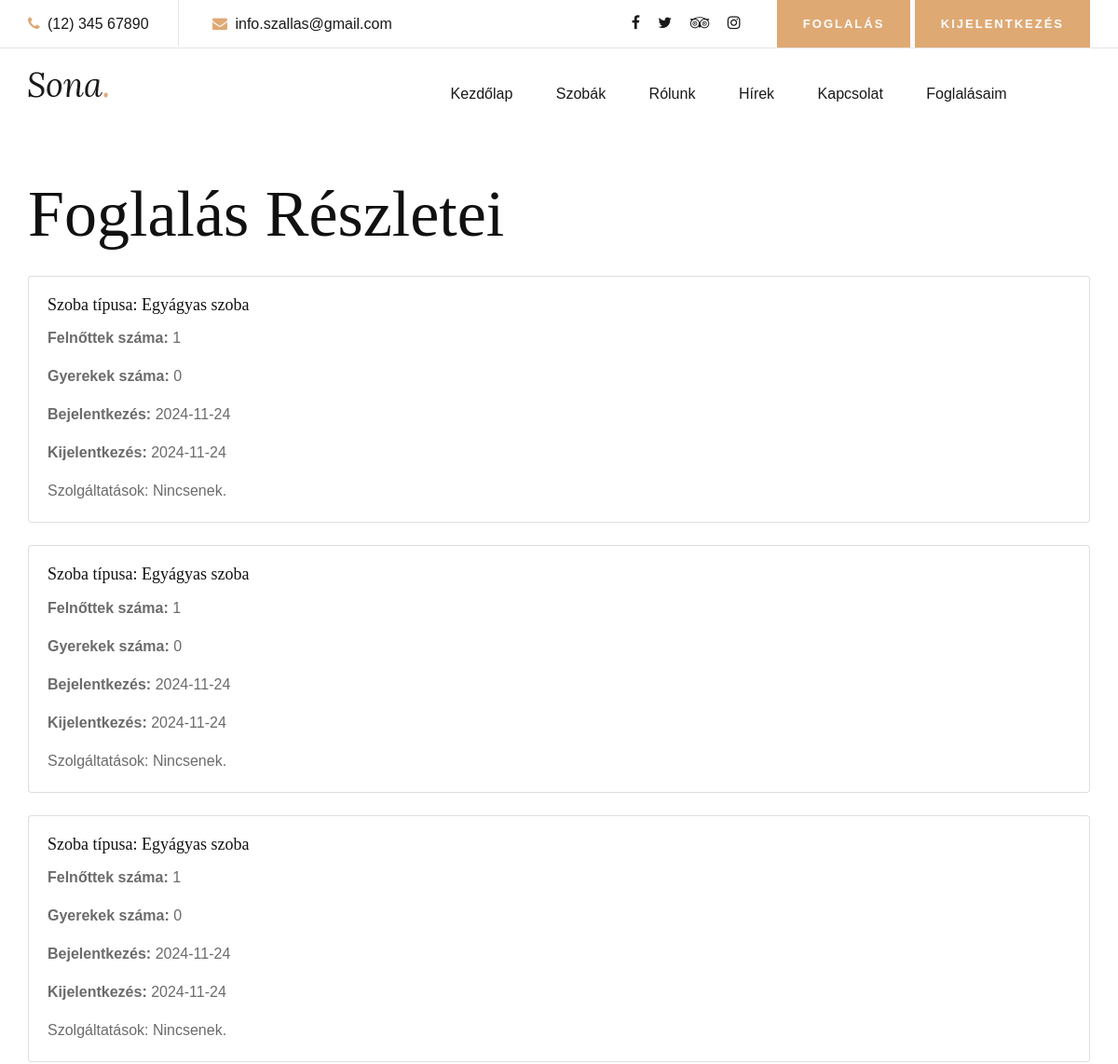
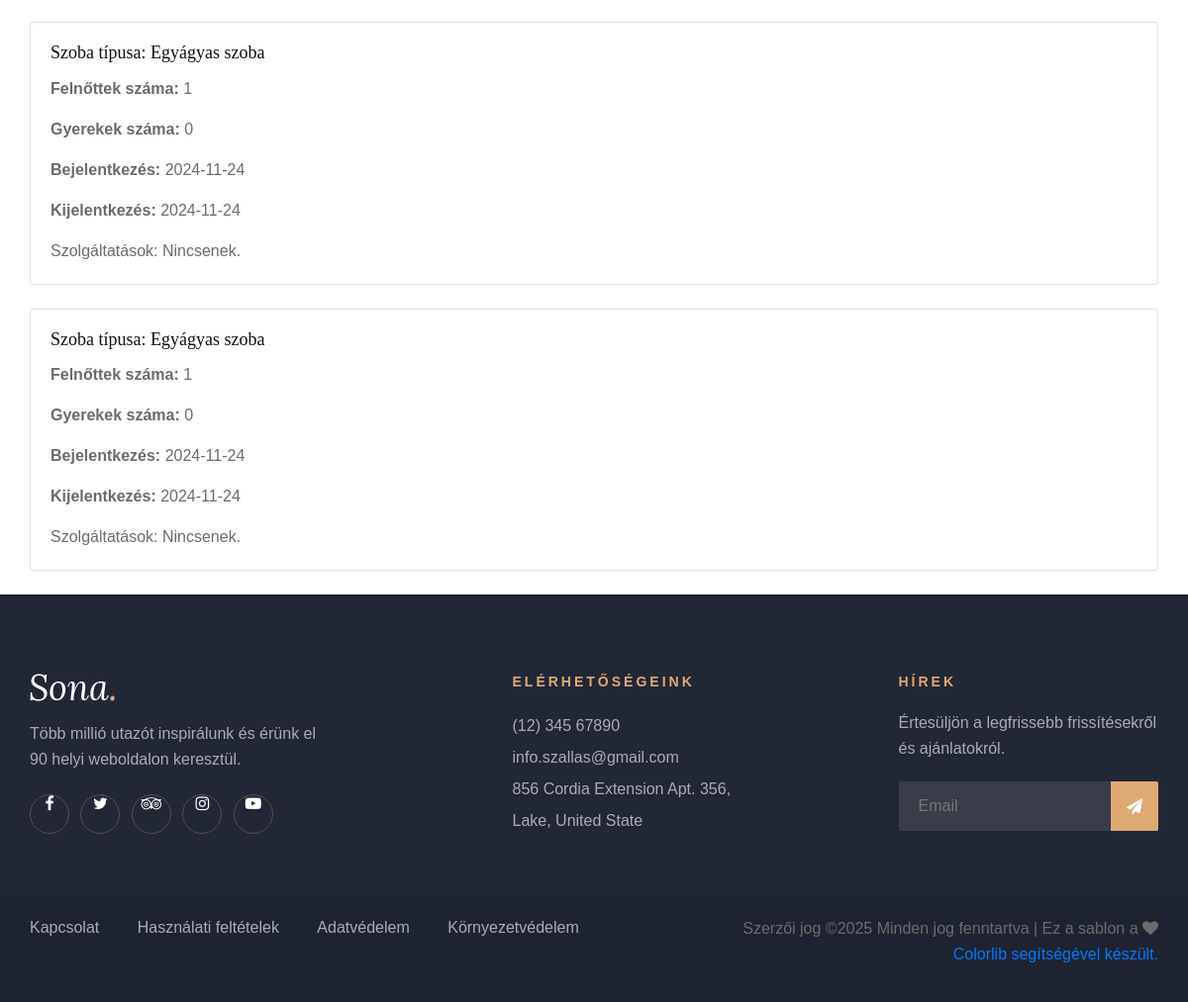
Screenshot of /my_reservations.php (signed in) with the database file from the repository (2 pictures, top to bottom).
### tables this page shows
CREATE TABLE `foglalas` (
  `id` int(11) NOT NULL,
  `checkin` date NOT NULL,
  `checkout` date NOT NULL,
  `fizetendo` int(11) NOT NULL,
  `datum` datetime NOT NULL DEFAULT current_timestamp(),
  `vendeg_id` int(11) NOT NULL,
  `szoba_id` int(11) NOT NULL
);

CREATE TABLE `szoba` (
  `id` int(11) NOT NULL,
  `nev` varchar(100) NOT NULL,
  `felnottek` int(10) DEFAULT NULL,
  `gyerekek` int(10) DEFAULT NULL,
  `ar` varchar(11) DEFAULT NULL
);

### my_reservations.php (the view, shortened to what this page needs)
<?php
$servername = "localhost";
$username = "root";
$password = "";
$dbname = "szallas";
$conn = new mysqli($servername, $username, $password, $dbname);
if (isset($_SESSION['user'])) {
    $user_id = $_SESSION['user'];
} else {
    echo "<p>Az aktuális felhasználó azonosítója nincs beállítva.</p>";
    exit;
}
include 'header.php';
?>
<!DOCTYPE html>
<html lang="hu">
<head>
  <link rel="stylesheet" href="css/bootstrap.min.css" type="text/css">
  <link rel="stylesheet" href="css/font-awesome.min.css" type="text/css">
  <link rel="stylesheet" href="css/style.css" type="text/css">
</head>
<body>
<div class="container mt-5">
  <h1 class="mb-4">Foglalás Részletei</h1>
  <?php
  $sql = "SELECT f.id, s.nev AS szoba_nev, s.felnottek, s.gyerekek, f.checkin, f.checkout,
                 GROUP_CONCAT(DISTINCT sl.nev ORDER BY sl.nev SEPARATOR ', ') AS szolgaltatasok,
                 GROUP_CONCAT(DISTINCT sl.ar ORDER BY sl.nev SEPARATOR ', ') AS arak
          FROM foglalas AS f
          JOIN szoba AS s ON f.szoba_id = s.id
          LEFT JOIN foglalas_szolgaltatas AS fs ON f.id = fs.foglalas_id
          LEFT JOIN szolgaltatas AS sl ON fs.szolgaltatas_id = sl.id
          WHERE f.vendeg_id = ?
          GROUP BY f.id, s.nev, s.felnottek, s.gyerekek, f.checkin, f.checkout";
  $stmt = $conn->prepare($sql);
  $stmt->bind_param('i', $user_id);
  $stmt->execute();
  $result = $stmt->get_result();
  if ($result->num_rows > 0) {
      while ($row = $result->fetch_assoc()) {
          echo "<div class='reservation-block card mb-4'>";
          echo "<div class='card-body'>";
          echo "<h5 class='card-title'>Szoba típusa: " . htmlspecialchars($row['szoba_nev']) . "</h5>";
          echo "<p class='card-text'><strong>Felnőttek száma:</strong> " . htmlspecialchars($row['felnottek']) . "</p>";
          echo "<p class='card-text'><strong>Gyerekek száma:</strong> " . htmlspecialchars($row['gyerekek']) . "</p>";
          echo "<p class='card-text'><strong>Bejelentkezés:</strong> " . htmlspecialchars($row['checkin']) . "</p>";
          echo "<p class='card-text'><strong>Kijelentkezés:</strong> " . htmlspecialchars($row['checkout']) . "</p>";
          if ($row['szolgaltatasok']) {
              echo "<p class='card-text'><strong>Szolgáltatások:</strong> " . htmlspecialchars($row['szolgaltatasok']) . "</p>";
              echo "<p class='card-text'><strong>Árak:</strong> " . htmlspecialchars($row['arak']) . " Ft</p>";
          } else {
              echo "<p class='card-text'>Szolgáltatások: Nincsenek.</p>";
          }
          echo "</div>";
          echo "</div>";
      }
  } else {
      echo "<div class='alert alert-info'>Nincsenek foglalásaid.</div>";
  }
  ?>
</div>
<footer>
  <?php include 'footer.php'; ?>
</footer>
</body>
</html>

### header.php (shortened to what this page needs)
<header class="header-section">
    <div class="top-nav">
        <div class="container">
            <div class="row">
                <div class="col-lg-6">
                    <ul class="tn-left">
                        <li><i class="fa fa-phone"></i> (12) 345 67890</li>
                        <li><i class="fa fa-envelope"></i> info.szallas@gmail.com</li>
                    </ul>
                </div>
                <div class="col-lg-6">
                    <div class="tn-right">
                        <div class="top-social">
                            <a href="contact.php"><i class="fa fa-facebook"></i></a>
                            <a href="contact.php"><i class="fa fa-twitter"></i></a>
                            <a href="contact.php"><i class="fa fa-tripadvisor"></i></a>
                            <a href="contact.php"><i class="fa fa-instagram"></i></a>
                        </div>
                        <?php if(isset($_SESSION['user'])): ?>
                            <a href="book.php" class="bk-btn">Foglalás</a>
                            <a href="logout.php" class="bk-btn ">Kijelentkezés</a>
                        <?php else: ?>
                            <a href="actual_login.php" class="bk-btn">Bejelentkezés</a>
                        <?php endif; ?>
                    </div>
                </div>
            </div>
        </div>
    </div>
    <div class="menu-item">
        <div class="container">
            <div class="row">
                <div class="col-lg-2">
                    <div class="logo">
                        <a href="index.php">
                            <img src="img/logo.png" alt="">
                        </a>
                    </div>
                </div>
                <div class="col-lg-10">
                    <div class="nav-menu">
                        <nav class="mainmenu">
                            <ul>
                                <li><a href="./index.php">Kezdőlap</a></li>
                                <li><a href="./rooms.php">Szobák</a></li>
                                <li><a href="./about-us.php">Rólunk</a></li>
                                <li><a href="./blog.php">Hírek</a></li>
                                <li><a href="./contact.php">Kapcsolat</a></li>
								<li><a href="my_reservations.php">Foglalásaim</a></li>
                            </ul>
                        </nav>
                    </div>
                </div>
            </div>
        </div>
    </div>
</header>

### footer.php
<footer class="footer-section">
    <div class="container">
        <div class="footer-text">
            <div class="row">
                <div class="col-lg-4">
                    <div class="ft-about">
                        <div class="logo">
                            <a href="index.php">
                                <img src="img/footer-logo.png" alt="">
                            </a>
                        </div>
                        <p>Több millió utazót inspirálunk és érünk el<br /> 90 helyi weboldalon keresztül.</p>
                        <div class="fa-social">
                            <a href="contact.php"><i class="fa fa-facebook"></i></a>
                            <a href="contact.php"><i class="fa fa-twitter"></i></a>
                            <a href="contact.php"><i class="fa fa-tripadvisor"></i></a>
                            <a href="contact.php"><i class="fa fa-instagram"></i></a>
                            <a href="contact.php"><i class="fa fa-youtube-play"></i></a>
                        </div>
                    </div>
                </div>
                <div class="col-lg-3 offset-lg-1">
                    <div class="ft-contact">
                        <h6>Elérhetőségeink</h6>
                        <ul>
                            <li>(12) 345 67890</li>
                            <li>info.szallas@gmail.com</li>
                            <li>856 Cordia Extension Apt. 356, Lake, United State</li>
                        </ul>
                    </div>
                </div>
                <div class="col-lg-3 offset-lg-1">
                    <div class="ft-newslatter">
                        <h6>Hírek</h6>
                        <p>Értesüljön a legfrissebb frissítésekről és ajánlatokról.</p>
                        <form action="#" class="fn-form">
                            <input type="text" placeholder="Email">
                            <button type="submit"><i class="fa fa-send"></i></button>
                        </form>
                    </div>
                </div>
            </div>
        </div>
    </div>
    <div class="copyright-option">
        <div class="container">
            <div class="row">
                <div class="col-lg-7">
                    <ul>
                        <li><a href="contact.php">Kapcsolat</a></li>
                        <li><a href="contact.php">Használati feltételek</a></li>
                        <li><a href="contact.php">Adatvédelem</a></li>
                        <li><a href="contact.php">Környezetvédelem</a></li>
                    </ul>
                </div>
                <div class="col-lg-5">
                    <div class="co-text"><p>
                    Szerzői jog &copy;<script>document.write(new Date().getFullYear());</script> Minden jog fenntartva | Ez a sablon a <i class="fa fa-heart" aria-hidden="true"></i> <a href="https://colorlib.com" target="_blank">Colorlib segítségével készült.</a>
</p></div>
                </div>
            </div>
        </div>
    </div>
</footer>

### rows the page displays
foglalas: szoba.nev "Egyágyas szoba", szoba.felnottek "1", szoba.gyerekek "0", checkin "2024-11-24", checkout "2024-11-24"
foglalas: szoba.nev "Egyágyas szoba", szoba.felnottek "1", szoba.gyerekek "0", checkin "2024-11-24", checkout "2024-11-24"
foglalas: szoba.nev "Egyágyas szoba", szoba.felnottek "1", szoba.gyerekek "0", checkin "2024-11-24", checkout "2024-11-24"
foglalas: szoba.nev "Egyágyas szoba", szoba.felnottek "1", szoba.gyerekek "0", checkin "2024-11-24", checkout "2024-11-24"
foglalas: szoba.nev "Egyágyas szoba", szoba.felnottek "1", szoba.gyerekek "0", checkin "2024-11-24", checkout "2024-11-24"
